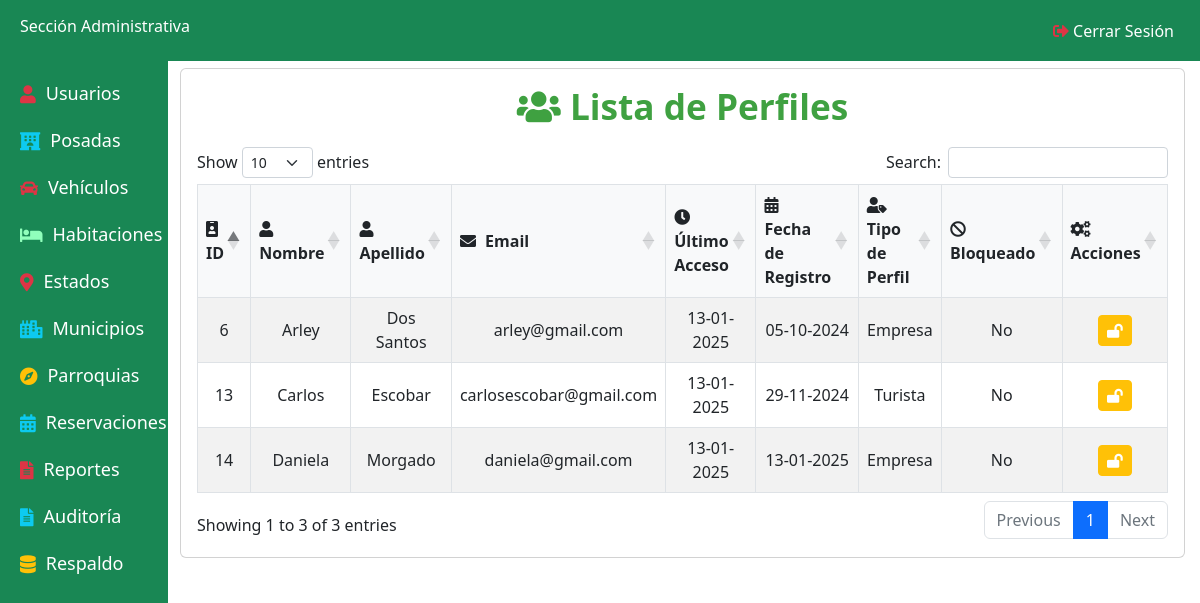
The page /Admin/profile.php (signed in) on the database as committed earlier.
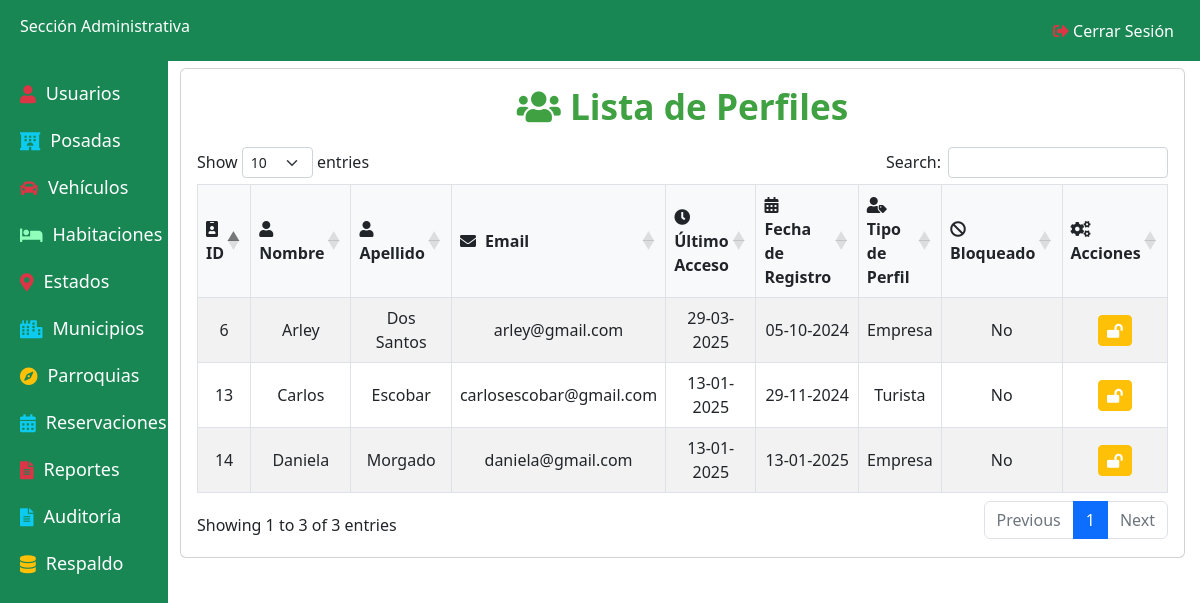
The same page on the database as committed later.
### tables this page shows
CREATE TABLE `profile` (
  `id` int(11) NOT NULL,
  `first_name` varchar(50) NOT NULL,
  `last_name` varchar(50) NOT NULL,
  `email` varchar(100) NOT NULL,
  `last_access` timestamp NOT NULL DEFAULT current_timestamp() ON UPDATE current_timestamp(),
  `registration_date` timestamp NOT NULL DEFAULT current_timestamp(),
  `profile_type` varchar(50) DEFAULT NULL,
  `password` varchar(255) NOT NULL,
  `block` tinyint(1) DEFAULT 0,
  `profile_image_url` varchar(255) DEFAULT NULL,
  `banner_image_url` varchar(255) DEFAULT NULL,
  `membership_type` enum('basic','silver','gold','none') DEFAULT 'none',
  `membership_start_date` date DEFAULT NULL,
  `membership_end_date` date DEFAULT NULL
);

### Admin/profile.php (the view, shortened to what this page needs)
<?php
include './php/profile.php';
?>
<!DOCTYPE html>
<html lang="en">
<head>
    <link href="../Assets/css/bootstrap.min.css" rel="stylesheet">
    <link rel="stylesheet" href="https://cdnjs.cloudflare.com/ajax/libs/font-awesome/5.15.4/css/all.min.css">
    <link rel="stylesheet" href="https://cdn.datatables.net/1.11.5/css/dataTables.bootstrap5.min.css">
    <link rel="stylesheet" href="./Assets/CSS/CRUD.css">
</head>
<body>
    <div class="container mt-5">
        <div class="card">
            <div class="card-body">
                <h2 class="card-title text-center">
                    <i class="fas fa-users"></i> Lista de Perfiles
                </h2>
                <table id="profilesTable" class="table table-bordered table-striped">
                    <thead>
                        <tr class="text-center">
                            <th><i class="fas fa-id-badge"></i> ID</th>
                            <th><i class="fas fa-user"></i> Nombre</th>
                            <th><i class="fas fa-user"></i> Apellido</th>
                            <th><i class="fas fa-envelope"></i> Email</th>
                            <th><i class="fas fa-clock"></i> Último Acceso</th>
                            <th><i class="fas fa-calendar-alt"></i> Fecha de Registro</th>
                            <th><i class="fas fa-user-tag"></i> Tipo de Perfil</th>
                            <th><i class="fas fa-ban"></i> Bloqueado</th>
                            <th><i class="fas fa-cogs"></i> Acciones</th>
                        </tr>
                    </thead>
                    <tbody>
                        <?php
                        $sql = "SELECT * FROM Profile";
                        $result = $conn->query($sql);
                        if ($result->num_rows > 0) {
                            while ($row = $result->fetch_assoc()) {
                                $last_access = date("d-m-Y", strtotime($row['last_access']));
                                $registration_date = date("d-m-Y", strtotime($row['registration_date']));
                                echo "<tr>
                                <td class='text-center'>{$row['id']}</td>
                                <td class='text-center'>{$row['first_name']}</td>
                                <td class='text-center'>{$row['last_name']}</td>
                                <td class='text-center'>{$row['email']}</td>
                                <td class='text-center'>{$last_access}</td>
                                <td class='text-center'>{$registration_date}</td>
                                <td class='text-center'>{$row['profile_type']}</td>
                                <td class='text-center'>" . ($row['block'] ? 'Sí' : 'No') . "</td>
                                <td class='text-center'>
                                    <button onclick='toggleBlock({$row['id']}, " . ($row['block'] ? 'false' : 'true') . ")' class='btn btn-warning btn-sm' title='Bloquear/Desbloquear'>
                                        <i class='fas " . ($row['block'] ? 'fa-lock' : 'fa-lock-open') . "'></i>
                                    </button>
                                </td>
                            </tr>";
                            }
                        } else {
                            echo "<tr><td colspan='9' class='text-center'>No se encontraron perfiles</td></tr>";
                        }
                        ?>
                    </tbody>
                </table>
            </div>
        </div>
    </div>
</body>
</html>

Rows that differ between the two databases and show on the page:
changed profile "Arley": last_access "13-01-2025" → "29-03-2025"
